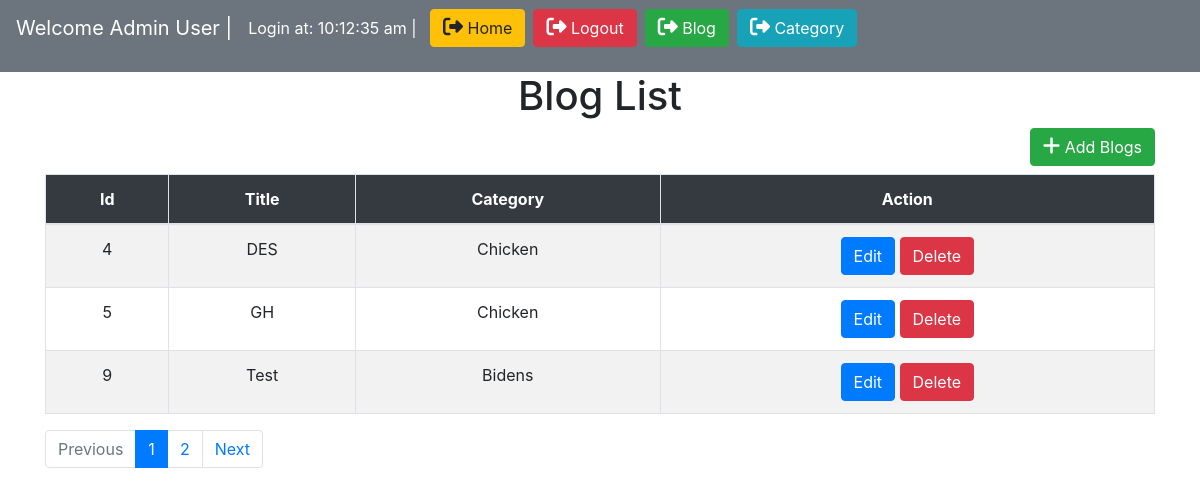
Screenshot of /blog/blog_list.php (signed in) with the database file from the repository.
### tables this page shows
CREATE TABLE `blogs` (
  `id` int NOT NULL,
  `title` varchar(191) DEFAULT NULL,
  `description` longtext,
  `category` varchar(191) DEFAULT NULL
);

### blog/blog_list.php (the view, shortened to what this page needs)
<?php
include "../config.php";
$page = isset($_GET['page']) ? $_GET['page'] : 1;
$limit = 3;
$offset = ($page-1)*$limit;
$sql = "SELECT * FROM blogs LIMIT $limit OFFSET $offset";
$query = mysqli_query($link,$sql);
?>
<!DOCTYPE html>
<html lang="en">
<head>
    <link rel="stylesheet" href="https://maxcdn.bootstrapcdn.com/bootstrap/4.5.2/css/bootstrap.min.css">
</head>
<body>
<?php
    include('../include/header.php');
?>
<div class="container">
    <h1 class="text-center">Blog List</h1>
    <div class="text-right"><a href="create_blog.php" class="btn btn-success mb-2"><i class='fas fa-plus'></i> Add Blogs</a></div>
    <table class="table table-bordered table-striped table-hover">
        <thead class="bg-dark text-center text-white">
        <tr>
            <th>Id</th>
            <th>Title</th>
            <th>Category</th>
            <th>Action</th>
        </tr>
        </thead>
        <tbody class="text-center">
        <?php if(mysqli_num_rows($query) == 0){ ?>
            <tr><td colspan="7" class="text-center">No record found</td></tr>
        <?php }else{
            $psql = "SELECT * FROM blogs";
            $pquery = mysqli_query($link,$psql);
            $total_record = mysqli_num_rows($pquery);
            $total_page = ceil($total_record/$limit);
            ?>
            <?php while($row = mysqli_fetch_assoc($query)){ ?>
                <tr>
                    <td><?php echo $row['id'] ?></td>
                    <td><?php echo $row['title'] ?></td>
                    <td><?php echo $row['category'] ?></td>
                    <td>
                        <a href="blog_update.php?id=<?php echo $row['id']; ?>" class="btn btn-primary">Edit</a>
                        <a href="blog_delete.php?id=<?php echo $row['id']; ?>" class="btn btn-danger" onclick="return confirm('Are you sure?')">Delete</a>
                    </td>
                </tr>
            <?php }} ?>
        </tbody>
    </table>
    <ul class="pagination">
        <li class="page-item <?php echo ($page > 1) ? '' : 'disabled' ?>"><a class="page-link" href="blog_list.php?page=<?php echo $page-1 ?>">Previous</a></li>
        <?php for($i=1;$i<=$total_page;$i++){ ?>
            <li class="page-item <?php echo ($page == $i) ? 'active' : '' ?>"><a class="page-link" href="blog_list.php?page=<?php echo $i ?>"><?php echo $i ?></a></li>
        <?php } ?>
        <li class="page-item <?php echo ($total_page > $page) ? '' : 'disabled' ?>"><a class="page-link" href="blog_list.php?page=<?php echo $page+1 ?>">Next</a></li>
    </ul>
</div>
</body>
</html>

### blog/blog_list.php (style rules this page uses)
.fas { font-size: 20px; }

### rows the page displays
blogs: id "4", title "DES", category "Chicken"
blogs: id "5", title "GH", category "Chicken"
blogs: id "9", title "Test", category "Bidens"

### other values shown
$_SESSION['name'] "Admin User"
$_SESSION['login_at'] "10:12:35 am"
